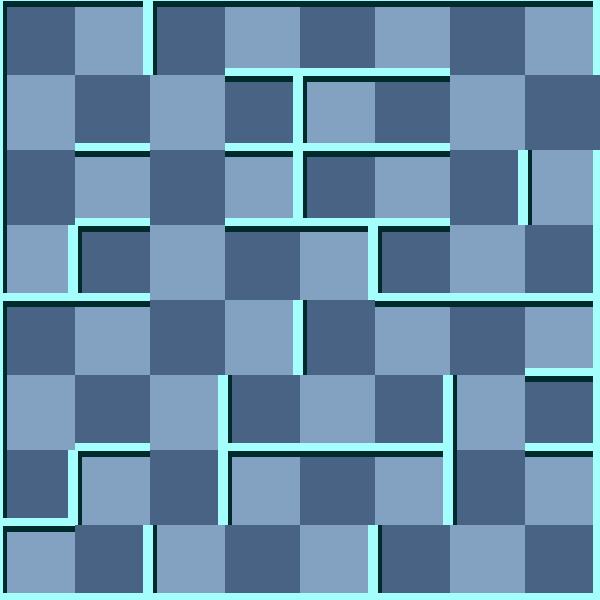

Below is a game level as drawn by its tile map, then a one-line description and the .tmx that defines it (tile-layer data replaced by summaries):
An orthogonal 8x8 tile map with 75x75 px tiles, 2 tile layers (background, 块层 1) and 5 objects (2x WhiteMummy, Exit, Trap, Player).

<map version="1.0" orientation="orthogonal" width="8" height="8" tilewidth="75" tileheight="75">
 <tileset firstgid="1" name="wall" tilewidth="75" tileheight="75">
  <image source="gfx/wall.png" width="300" height="375" />
  <tile id="0">
   <properties>
    <property name="ValOfWall" value="0" />
   </properties>
  </tile>
  <tile id="1">
   <properties>
    <property name="ValOfWall" value="1" />
   </properties>
  </tile>
  <tile id="2">
   <properties>
    <property name="ValOfWall" value="2" />
   </properties>
  </tile>
  <tile id="3">
   <properties>
    <property name="ValOfWall" value="3" />
   </properties>
  </tile>
  <tile id="4">
   <properties>
    <property name="ValOfWall" value="4" />
   </properties>
  </tile>
  <tile id="5">
   <properties>
    <property name="ValOfWall" value="5" />
   </properties>
  </tile>
  <tile id="6">
   <properties>
    <property name="ValOfWall" value="6" />
   </properties>
  </tile>
  <tile id="7">
   <properties>
    <property name="ValOfWall" value="7" />
   </properties>
  </tile>
  <tile id="8">
   <properties>
    <property name="ValOfWall" value="8" />
   </properties>
  </tile>
  <tile id="9">
   <properties>
    <property name="ValOfWall" value="9" />
   </properties>
  </tile>
  <tile id="10">
   <properties>
    <property name="ValOfWall" value="10" />
   </properties>
  </tile>
  <tile id="11">
   <properties>
    <property name="ValOfWall" value="11" />
   </properties>
  </tile>
  <tile id="12">
   <properties>
    <property name="ValOfWall" value="12" />
   </properties>
  </tile>
  <tile id="13">
   <properties>
    <property name="ValOfWall" value="13" />
   </properties>
  </tile>
  <tile id="14">
   <properties>
    <property name="ValOfWall" value="14" />
   </properties>
  </tile>
  <tile id="15">
   <properties>
    <property name="ValOfWall" value="15" />
   </properties>
  </tile>
  <tile id="18">
   <properties>
    <property name="ValOfWall" value="-1" />
   </properties>
  </tile>
 </tileset>
 <layer name="background" width="8" height="8">
  <data>[64 cells, 64 non-empty, 2 distinct tile ids]</data>
 </layer>
 <layer name="块层 1" width="8" height="8">
  <data>[64 cells, 64 non-empty, 14 distinct tile ids]</data>
 </layer>
 <objectgroup name="对象层 1" width="8" height="8">
  <object name="Exit" x="600" y="75" />
  <object name="WhiteMummy" x="225" y="0">
   <properties>
    <property name="value" value="25" />
   </properties>
  </object>
  <object name="WhiteMummy" x="0" y="375">
   <properties>
    <property name="value" value="21" />
   </properties>
  </object>
  <object name="Trap" x="225" y="375">
   <properties>
    <property name="value" value="12" />
   </properties>
  </object>
  <object name="Player" x="150" y="525">
   <properties>
    <property name="value" value="1" />
   </properties>
  </object>
 </objectgroup>
</map>
